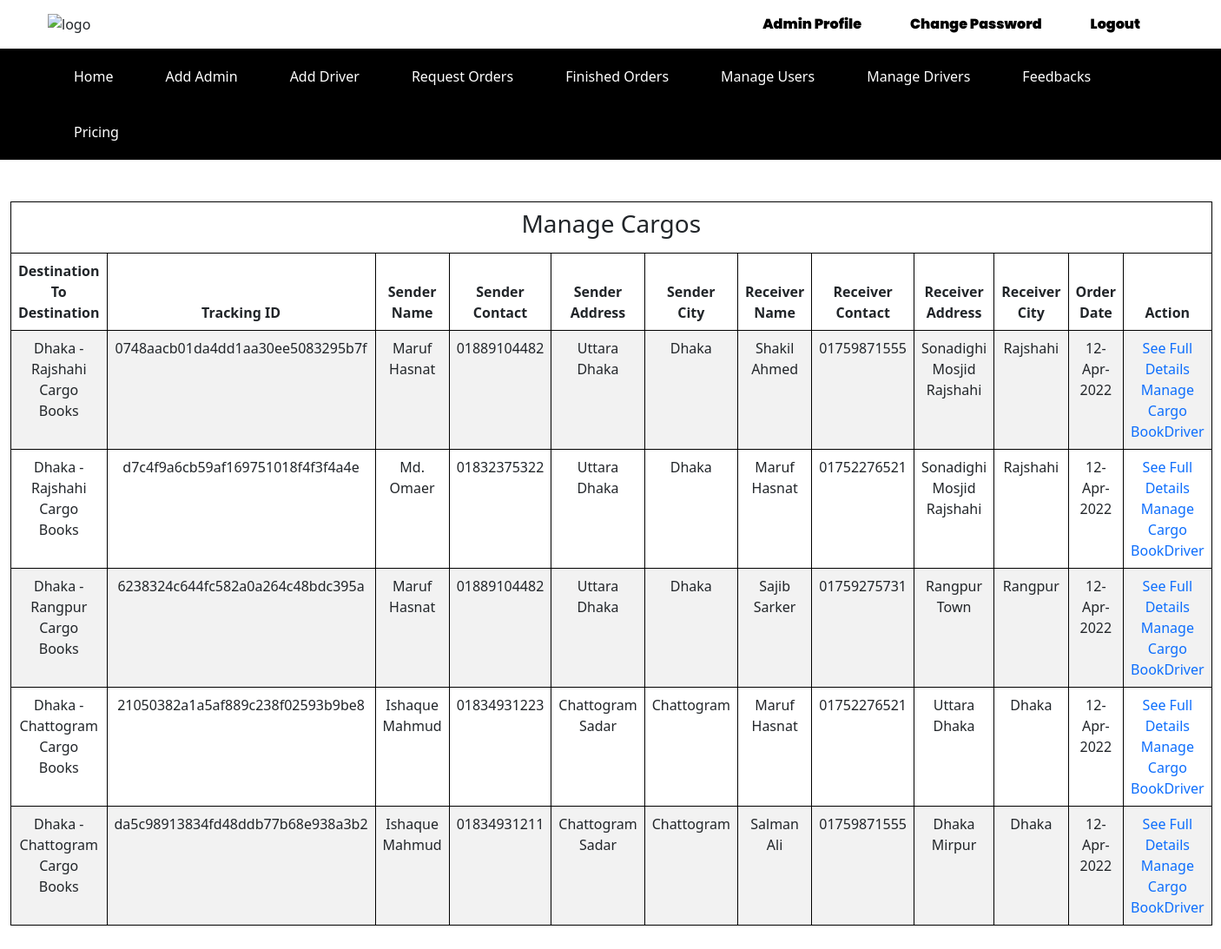
The page /admin/finish-cargo.php (signed in) on the database its author committed.
### tables this page shows
CREATE TABLE `cargo` (
  `id` int(50) NOT NULL,
  `user_id` int(50) NOT NULL,
  `driver_id` int(50) NOT NULL,
  `weight` varchar(20) NOT NULL,
  `volume` varchar(20) NOT NULL,
  `quantity` varchar(20) NOT NULL,
  `date` varchar(50) NOT NULL,
  `sender_name` varchar(50) NOT NULL,
  `sender_email` varchar(50) NOT NULL,
  `sender_contact` varchar(50) NOT NULL,
  `sender_address` varchar(50) NOT NULL,
  `sender_city` varchar(50) NOT NULL,
  `receiver_name` varchar(50) NOT NULL,
  `receiver_email` varchar(50) NOT NULL,
  `receiver_contact` varchar(50) NOT NULL,
  `receiver_address` varchar(50) NOT NULL,
  `receiver_city` varchar(50) NOT NULL,
  `tracking_id` varchar(50) NOT NULL,
  `status` int(50) NOT NULL
);

### admin/finish-cargo.php (the view, shortened to what this page needs)
<?php
    require_once 'header.php';
?>
<div class="basic-price-table">
    <div class="container-fluid">
        <div class="row">
            <div class="col-md-12">
                <table class="table table-bordered table-striped table-hover mt-5 mb-5">
                    <thead>
                        <tr>
                            <td colspan="12">
                                <h3>Manage Cargos</h3>
                            </td>
                        </tr>
                        <tr>
                            <th>Destination To Destination</th>
                            <th scope="col">Tracking ID</th>
                            <th scope="col">Sender Name</th>
                            <th scope="col">Sender Contact</th>
                            <th scope="col">Sender Address</th>
                            <th scope="col">Sender City</th>
                            <th scope="col">Receiver Name</th>
                            <th scope="col">Receiver Contact</th>
                            <th scope="col">Receiver Address</th>
                            <th scope="col">Receiver City</th>
                            <th scope="col">Order Date</th>
                            <th scope="col">Action</th>
                        </tr>
                    </thead>
                    <tbody>
                        <?php
                                $result = mysqli_query($connect, "SELECT * FROM `cargo` WHERE ( `sender_city` = 'Dhaka' OR `sender_city` = 'Rajshahi') AND ( `receiver_city` = 'Dhaka' OR `receiver_city` = 'Rajshahi' ) AND `status` = 2 ");
                                while($row = mysqli_fetch_assoc($result)){
                                ?>
                        <tr>
                            <td>Dhaka - Rajshahi Cargo Books</td>
                            <td><?= $row['tracking_id'] ?></td>
                            <td><?= $row['sender_name'] ?></td>
                            <td><?= $row['sender_contact'] ?></td>
                            <td><?= $row['sender_address'] ?></td>
                            <td><?= $row['sender_city'] ?></td>
                            <td><?= $row['receiver_name'] ?></td>
                            <td><?= $row['receiver_contact'] ?></td>
                            <td><?= $row['receiver_address'] ?></td>
                            <td><?= $row['receiver_city'] ?></td>
                            <td><?= date('d-M-Y', strtotime($row['date'])) ?></td>
                            <td><a style="text-decoration: none;"
                                    href="cargo-details.php?cargo-id=<?= base64_encode($row['id']) ?>&user-id=<?= base64_encode($row['user_id']) ?>">See
                                    Full Details</a> <a style="text-decoration: none;"
                                    href="manage-cargo.php?cargo-id=<?= base64_encode($row['id']) ?>&user-id=<?= base64_encode($row['user_id']) ?>&driver-id=<?= base64_encode($row['driver_id']) ?>">Manage
                                    Cargo</a> <a style="text-decoration: none;"
                                    href="book-driver.php?cargo-id=<?= base64_encode($row['id']) ?>&user-id=<?= base64_encode($row['user_id']) ?>&driver-id=<?= base64_encode($row['driver_id']) ?>">BookDriver</a>
                            </td>
                        </tr>
                        <?php
                                } ?>
                        <?php
                                $result = mysqli_query($connect, "SELECT * FROM `cargo` WHERE ( `sender_city` = 'Dhaka' OR `sender_city` = 'Rangpur') AND ( `receiver_city` = 'Dhaka' OR `receiver_city` = 'Rangpur' ) AND `status` = 2 ");
                                while($row = mysqli_fetch_assoc($result)){
                                ?>
                        <tr>
                            <td>Dhaka - Rangpur Cargo Books</td>
                            <td><?= $row['tracking_id'] ?></td>
                            <td><?= $row['sender_name'] ?></td>
                            <td><?= $row['sender_contact'] ?></td>
                            <td><?= $row['sender_address'] ?></td>
                            <td><?= $row['sender_city'] ?></td>
                            <td><?= $row['receiver_name'] ?></td>
                            <td><?= $row['receiver_contact'] ?></td>
                            <td><?= $row['receiver_address'] ?></td>
                            <td><?= $row['receiver_city'] ?></td>
                            <td><?= date('d-M-Y', strtotime($row['date'])) ?></td>
                            <td><a style="text-decoration: none;"
                                    href="cargo-details.php?cargo-id=<?= base64_encode($row['id']) ?>&user-id=<?= base64_encode($row['user_id']) ?>">See
                                    Full Details</a> <a style="text-decoration: none;"
                                    href="manage-cargo.php?cargo-id=<?= base64_encode($row['id']) ?>&user-id=<?= base64_encode($row['user_id']) ?>&driver-id=<?= base64_encode($row['driver_id']) ?>">Manage
                                    Cargo</a> <a style="text-decoration: none;"
                                    href="book-driver.php?cargo-id=<?= base64_encode($row['id']) ?>&user-id=<?= base64_encode($row['user_id']) ?>&driver-id=<?= base64_encode($row['driver_id']) ?>">BookDriver</a>
                            </td>
                        </tr>
                        <?php
                                } ?>
                        <?php
                                $result = mysqli_query($connect, "SELECT * FROM `cargo` WHERE ( `sender_city` = 'Dhaka' OR `sender_city` = 'Chattogram') AND ( `receiver_city` = 'Dhaka' OR `receiver_city` = 'Chattogram' ) AND `status` = 2 ");
                                while($row = mysqli_fetch_assoc($result)){
                                ?>
                        <tr>
                            <td>Dhaka - Chattogram Cargo Books</td>
                            <td><?= $row['tracking_id'] ?></td>
                            <td><?= $row['sender_name'] ?></td>
                            <td><?= $row['sender_contact'] ?></td>
                            <td><?= $row['sender_address'] ?></td>
                            <td><?= $row['sender_city'] ?></td>
                            <td><?= $row['receiver_name'] ?></td>
                            <td><?= $row['receiver_contact'] ?></td>
                            <td><?= $row['receiver_address'] ?></td>
                            <td><?= $row['receiver_city'] ?></td>
                            <td><?= date('d-M-Y', strtotime($row['date'])) ?></td>
                            <td><a style="text-decoration: none;"
                                    href="cargo-details.php?cargo-id=<?= base64_encode($row['id']) ?>&user-id=<?= base64_encode($row['user_id']) ?>">See
                                    Full Details</a> <a style="text-decoration: none;"
                                    href="manage-cargo.php?cargo-id=<?= base64_encode($row['id']) ?>&user-id=<?= base64_encode($row['user_id']) ?>&driver-id=<?= base64_encode($row['driver_id']) ?>">Manage
                                    Cargo</a> <a style="text-decoration: none;"
                                    href="book-driver.php?cargo-id=<?= base64_encode($row['id']) ?>&user-id=<?= base64_encode($row['user_id']) ?>&driver-id=<?= base64_encode($row['driver_id']) ?>">BookDriver</a>
                            </td>
                        </tr>
                        <?php
                                } ?>
                    </tbody>
                </table>
            </div>
        </div>
    </div>
</div>
</body>
</html>

### css/style.css (style rules this page uses)
table tr, table th, table td { border: 1px solid #000; text-align: center; border-collapse: collapse; }

### rows shown on the page
cargo: tracking "0748aacb01da4dd1aa30ee5083295b7f", sender_name "Maruf Hasnat", sender_contact "01889104482", sender_address "Uttara Dhaka", sender_city "Dhaka", receiver_name "Shakil Ahmed", receiver_contact "01759871555", receiver_address "Sonadighi Mosjid Rajshahi", receiver_city "Rajshahi", date "12-Apr-2022"
cargo: tracking "d7c4f9a6cb59af169751018f4f3f4a4e", sender_name "Md. Omaer", sender_contact "01832375322", sender_address "Uttara Dhaka", sender_city "Dhaka", receiver_name "Maruf Hasnat", receiver_contact "01752276521", receiver_address "Sonadighi Mosjid Rajshahi", receiver_city "Rajshahi", date "12-Apr-2022"
cargo: tracking "6238324c644fc582a0a264c48bdc395a", sender_name "Maruf Hasnat", sender_contact "01889104482", sender_address "Uttara Dhaka", sender_city "Dhaka", receiver_name "Sajib Sarker", receiver_contact "01759275731", receiver_address "Rangpur Town", receiver_city "Rangpur", date "12-Apr-2022"
cargo: tracking "21050382a1a5af889c238f02593b9be8", sender_name "Ishaque Mahmud", sender_contact "01834931223", sender_address "Chattogram Sadar", sender_city "Chattogram", receiver_name "Maruf Hasnat", receiver_contact "01752276521", receiver_address "Uttara Dhaka", receiver_city "Dhaka", date "12-Apr-2022"
cargo: tracking "da5c98913834fd48ddb77b68e938a3b2", sender_name "Ishaque Mahmud", sender_contact "01834931211", sender_address "Chattogram Sadar", sender_city "Chattogram", receiver_name "Salman Ali", receiver_contact "01759871555", receiver_address "Dhaka Mirpur", receiver_city "Dhaka", date "12-Apr-2022"
